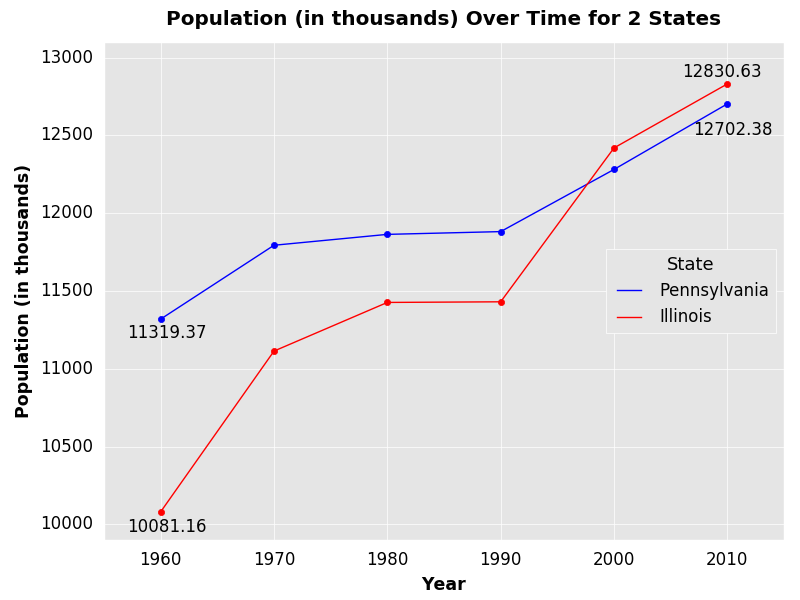

The script that drew this image:
# This script creates a line graph using (a subset of) 'census_data.csv'.

# A description of 'census_data.csv' can be found in 'census_data_scrape_and_process.R'.
# To avoid an overwhelming plot, I will be using a subset of 'census_data.csv' consisting of
# all observations for Pennsylvania and Illinois.

# Import modules.
import pandas as pd
import numpy as np
import matplotlib.pyplot as plt
from matplotlib import style

# Set style.
style.use('ggplot')

# Load data.
census_data = pd.read_csv('census_data.csv',
                          encoding = 'latin-1')

# SUBSET/PROCESS DATA.

# Divide population values by 1000 for easier graph viewing.
census_data['1960'] = census_data['1960'] / 1000
census_data['1970'] = census_data['1970'] / 1000
census_data['1980'] = census_data['1980'] / 1000
census_data['1990'] = census_data['1990'] / 1000
census_data['2000'] = census_data['2000'] / 1000
census_data['2010'] = census_data['2010'] / 1000

# Subset data.
census_subset = census_data[census_data['Name'].isin(['Pennsylvania', 'Illinois'])][['Name', '1960', '1970', '1980', '1990', '2000', '2010']]

# Reset 'census_subset' index.
census_subset.reset_index(drop = True,
                          inplace = True)

# Melt 'census_subset' to allow line graph and rename columns.
census_subset = pd.melt(census_subset,
                        id_vars = 'Name')
census_subset.columns = ['State', 'Year', 'Population']

# PLOT DATA.

# Create figure and subplot.
fig = plt.figure()
ax1 = fig.add_subplot(1, 1, 1)

# Add line data.
ax1.plot(census_subset['Year'].unique(),
         census_subset[census_subset['State'] == 'Pennsylvania']['Population'],
         color = 'b',
         label = 'Pennsylvania')
ax1.plot(census_subset['Year'].unique(),
         census_subset[census_subset['State'] == 'Illinois']['Population'],
         color = 'r',
         label = 'Illinois')

# Add points too.
ax1.scatter(census_subset['Year'].unique().tolist(),
            census_subset[census_subset['State'] == 'Pennsylvania']['Population'],
            color = 'b',
            label = None)
ax1.scatter(census_subset['Year'].unique().tolist(),
            census_subset[census_subset['State'] == 'Illinois']['Population'],
            color = 'r',
            label = None)

# Add plot labels.
ax1.annotate(round(census_subset[(census_subset['State'] == 'Illinois') & (census_subset['Year'] == '1960')]['Population'].values[0], 2),
             xy = (1957, 9950),
             xytext = (1957, 9950),
             fontsize = 12)
ax1.annotate(round(census_subset[(census_subset['State'] == 'Pennsylvania') & (census_subset['Year'] == '1960')]['Population'].values[0], 2),
             xy = (1957, 11150),
             xytext = (1957, 11200),
             fontsize = 12)
ax1.annotate(round(census_subset[(census_subset['State'] == 'Illinois') & (census_subset['Year'] == '2010')]['Population'].values[0], 2),
             xy = (2006, 12900),
             xytext = (2006, 12875),
             fontsize = 12)
ax1.annotate(round(census_subset[(census_subset['State'] == 'Pennsylvania') & (census_subset['Year'] == '2010')]['Population'].values[0], 2),
             xy = (2007, 12500),
             xytext = (2007, 12500),
             fontsize = 12)

# Set x-axis and y-axis limits.
plt.ylim([9900, 13100])
plt.xlim([1955, 2015])

# For first subplot x-axis and y-axis: remove ticks, change tick labels to black and pick size.
ax1.tick_params(axis = 'both',
                length = 0,
                colors = 'black',
                labelsize = 12)

# Remove first and last x-axis label (not needed).
ax1.xaxis.get_major_ticks()[0].label1.set_visible(False)
ax1.xaxis.get_major_ticks()[-1].label1.set_visible(False)

# Adjust plot title spacing.
ax1.title.set_position([0.5, 1.02])

# Set plot and axes titles.
plt.title('Population (in thousands) Over Time for 2 States',
          fontweight = 'bold')
plt.xlabel('Year',
           fontweight = 'bold',
           fontsize = 12.5,
           color = 'black')
plt.ylabel('Population (in thousands)',
           fontweight = 'bold',
           fontsize = 12.5,
           color = 'black')

# Add legend.
legend = ax1.legend(title = 'State',
           loc = 'center right')
plt.setp(legend.get_title(), fontsize = 13)

# Adjust plot margins.
plt.subplots_adjust(left = 0.13,
                    bottom = 0.1,
                    right = 0.98,
                    top = 0.93)

# Show plot.
plt.show()
